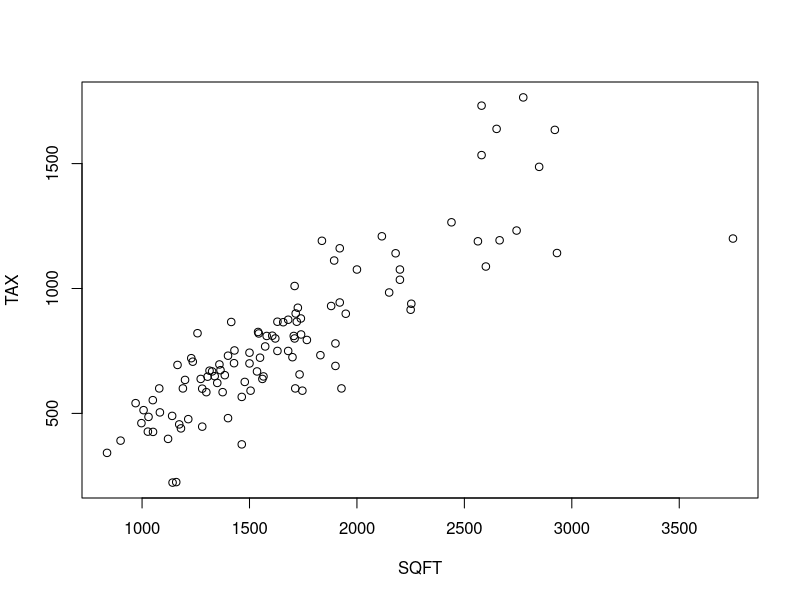
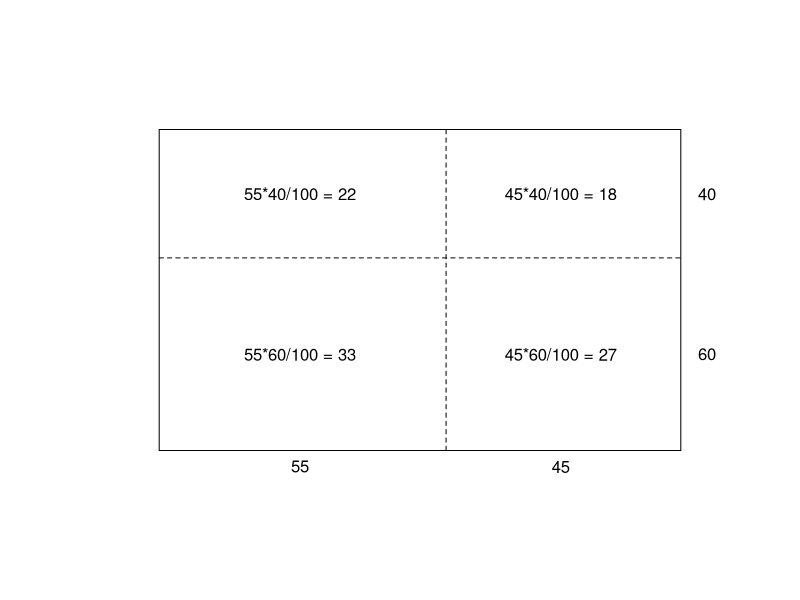
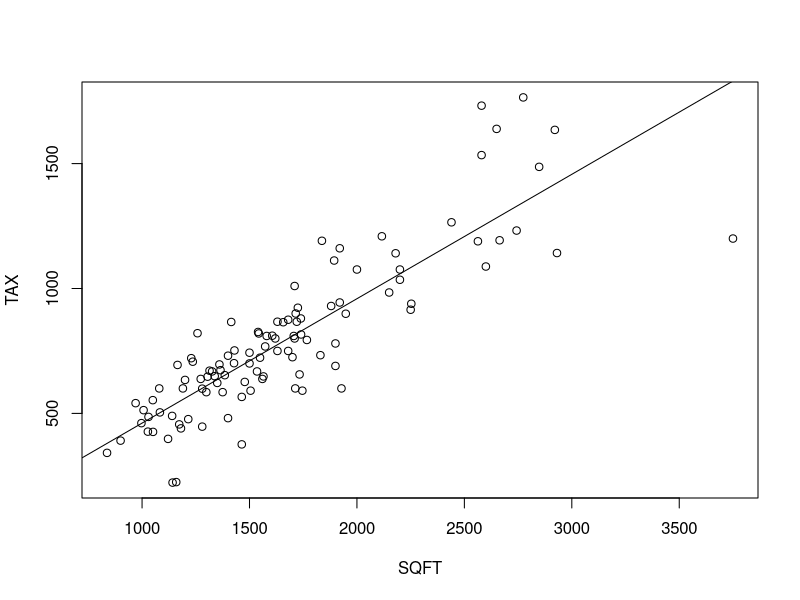
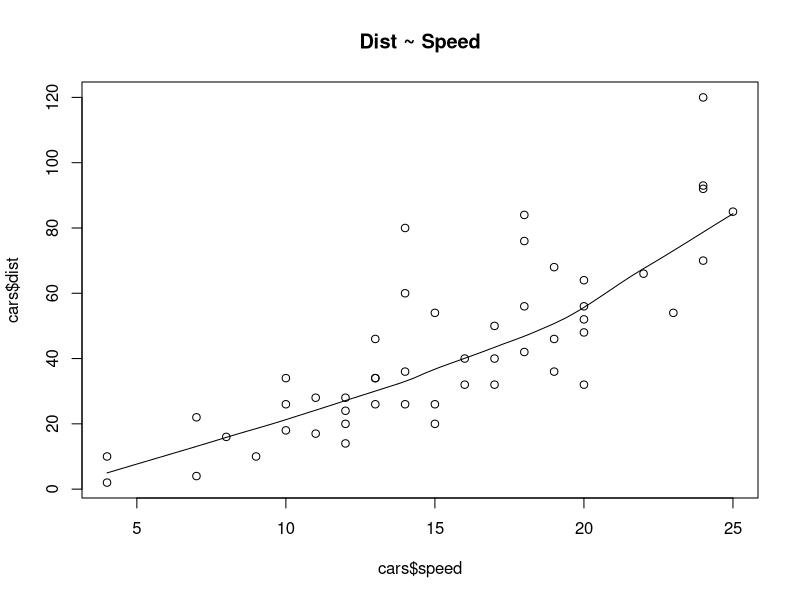
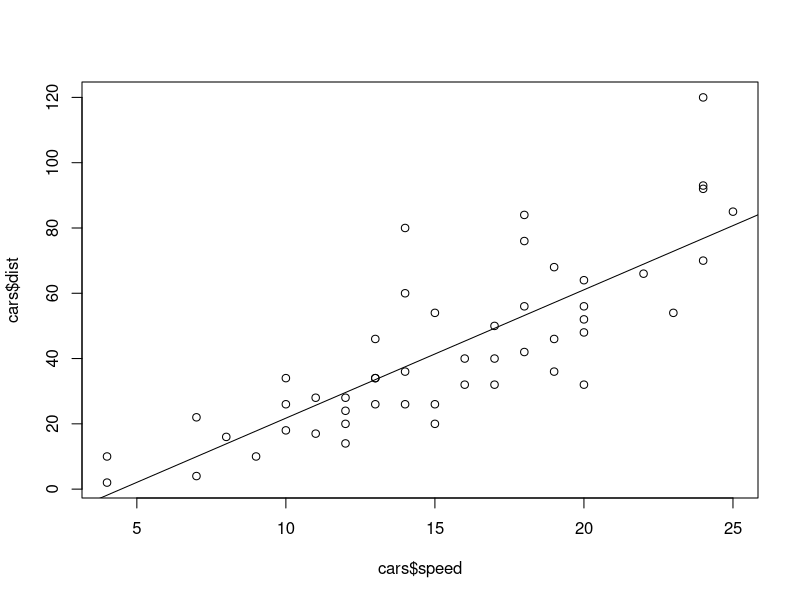
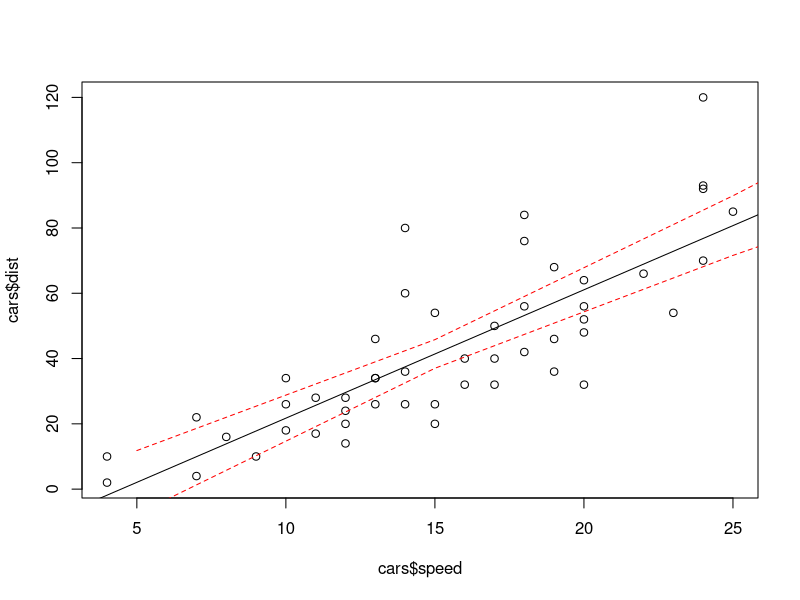
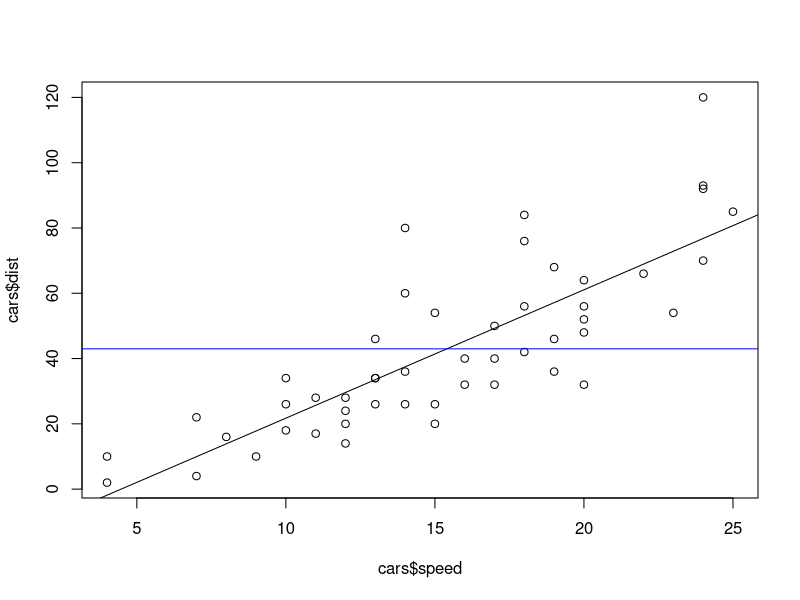
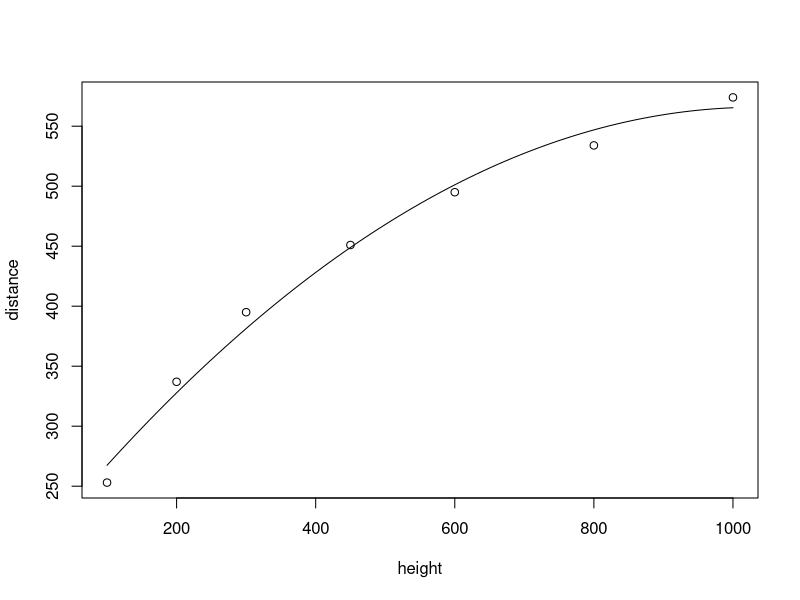

These charts were generated, in order, by the following R code:
## ---- chunk 1
# Читаем
x <- read.table("data/Albuquerque_Home_Prices_data.txt", 
                header=T, na.strings="-9999")
## ---- chunk 2
# Чтобы не писать каждый раз x
attach(x)
# Рассмотрим зависимость налогов (TAX) от площади дома (SQFT)
plot(SQFT,TAX)
# Вычислим корреляцию между величинами
(r = cor(SQFT,TAX, use = "complete.obs"))
## ---- chunk 3
plot.new()
plot.window(xlim = c(-10,110), ylim = c(-10,110))
lines(c(0,100),c(0,0))
lines(c(0,100),c(100,100))
lines(c(0,0),c(0,100))
lines(c(100,100),c(0,100))

lines(c(0,100),c(60,60), lty=2)
lines(c(55,55),c(0,100), lty=2)

text(27,-5,"55"); text(77,-5,"45");
text(105,30,"60"); text(105,80,"40");
text(27,80,"55*40/100 = 22")
text(27,30,"55*60/100 = 33")
text(77,80,"45*40/100 = 18")
text(77,30,"45*60/100 = 27")
## ---- chunk 4
# chi_2 = 
(30-22)^2/22 + (10-18)^2/18 + (25-33)^2/33 + (35-27)^2/27
## ---- chunk 5
# Рассмотрим зависимость налогов (TAX) от площади дома (SQFT)
plot(SQFT,TAX)
# Построим линейную регрессионную модель
reg <- lm(TAX ~ SQFT)
# Добавим к ней линию Y = a + bX
abline(a = reg$coefficients[1], b = reg$coefficients[2])
## ---- chunk 6
data("cars")
## ---- chunk 7
str(cars)
head(cars)
## ---- chunk 8
scatter.smooth(x=cars$speed, y=cars$dist, 
                               main="Dist ~ Speed")
## ---- chunk 9
# Вычислим корреляцию между скоростью и 
# длиной тормозного пути
cor(cars$speed, cars$dist)
## ---- chunk 10
# Построим модель для полного набора данных
linear_mod <- lm(dist ~ speed, data=cars)
print(linear_mod)
## ---- chunk 11
plot(cars$speed, cars$dist)
abline(linear_mod)
## ---- chunk 12
str(linear_mod)
## ---- chunk 13
coef(linear_mod)        # коэффициенты модели
fitted(linear_mod)[1:5] # подогнанные значения Y
resid(linear_mod)[1:5]  # остатки
## ---- chunk 14
speed.new <- c(5,15,25,35,45)
preds <- predict(linear_mod, data.frame(speed = speed.new), 
                 level = 0.95, interval = "confidence")
## ---- chunk 15
preds
## ---- chunk 16
plot(cars$speed, cars$dist)
abline(linear_mod)
lines(speed.new, preds[ ,3], lty = 'dashed', col = 'red')
lines(speed.new, preds[ ,2], lty = 'dashed', col = 'red')
## ---- chunk 17
MSE <- mean(linear_mod$residuals^2)
(RMSE <- sqrt(MSE))
## ---- chunk 18
plot(cars$speed, cars$dist)
abline(linear_mod)
abline(mean(cars$dist), 0, col="blue")
## ---- chunk 19
summary(linear_mod)$r.squared
## ---- chunk 20
summary(linear_mod)
## ---- chunk 21
# Разделим данные на обучающую и тестовую выборки

# Зерно генератора случайных чисел нужно 
# для воспроизводимости результата
set.seed(100)
# Номера строк, которые попадут в обучающую выборку
train_ind <- sample(1:nrow(cars), 0.8*nrow(cars))
training <- cars[ train_ind, ] # обучающая выборка
test     <- cars[-train_ind, ] # тестовая выборка
## ---- chunk 22
# Построим модель, обученную на обучающей выборке
lm_mod <- lm(dist ~ speed, data=training)
# Спрогнозируем тормозной путь на тестовой выборке
predicted <- predict(lm_mod, test)
## ---- chunk 23
summary(lm_mod)
## ---- chunk 24
actuals_preds <- data.frame(actual=test$dist, predicted)
(correlation_accuracy <- cor(actuals_preds))
actuals_preds[1:4,]
## ---- chunk 25
min_max_accuracy <- mean(apply(actuals_preds, 1, min) / 
                         apply(actuals_preds, 1, max))
mape <- mean(abs((actuals_preds$predicted -
        actuals_preds$actual))/actuals_preds$actual)

min_max_accuracy
mape
## ---- chunk 26
# Данные из: Ramsey F., Schafer D. The Statistical
# Sleuth: A Course in Methods of Data Analysis, 
# 3rd Edition, 2013

height = c(100, 200, 300, 450, 600, 800, 1000)
distance = c(253, 337, 395, 451, 495, 534, 574)

# Модель в форме квадратичного полинома
lm.r = lm(distance ~ height + I(height^2))
## ---- chunk 27
summary(lm.r)
## ---- chunk 28
# Создадим высоты для прогноза
h = seq(100, 1000, 10)
# Вычислим расстояния для каждой из новых высот
dist = 200.211950 + 0.706182*h - 0.000341*h^2
## ---- chunk 29
plot(height, distance)  # исходные данные
lines(h, dist, lty=1)   # результаты подгонки
